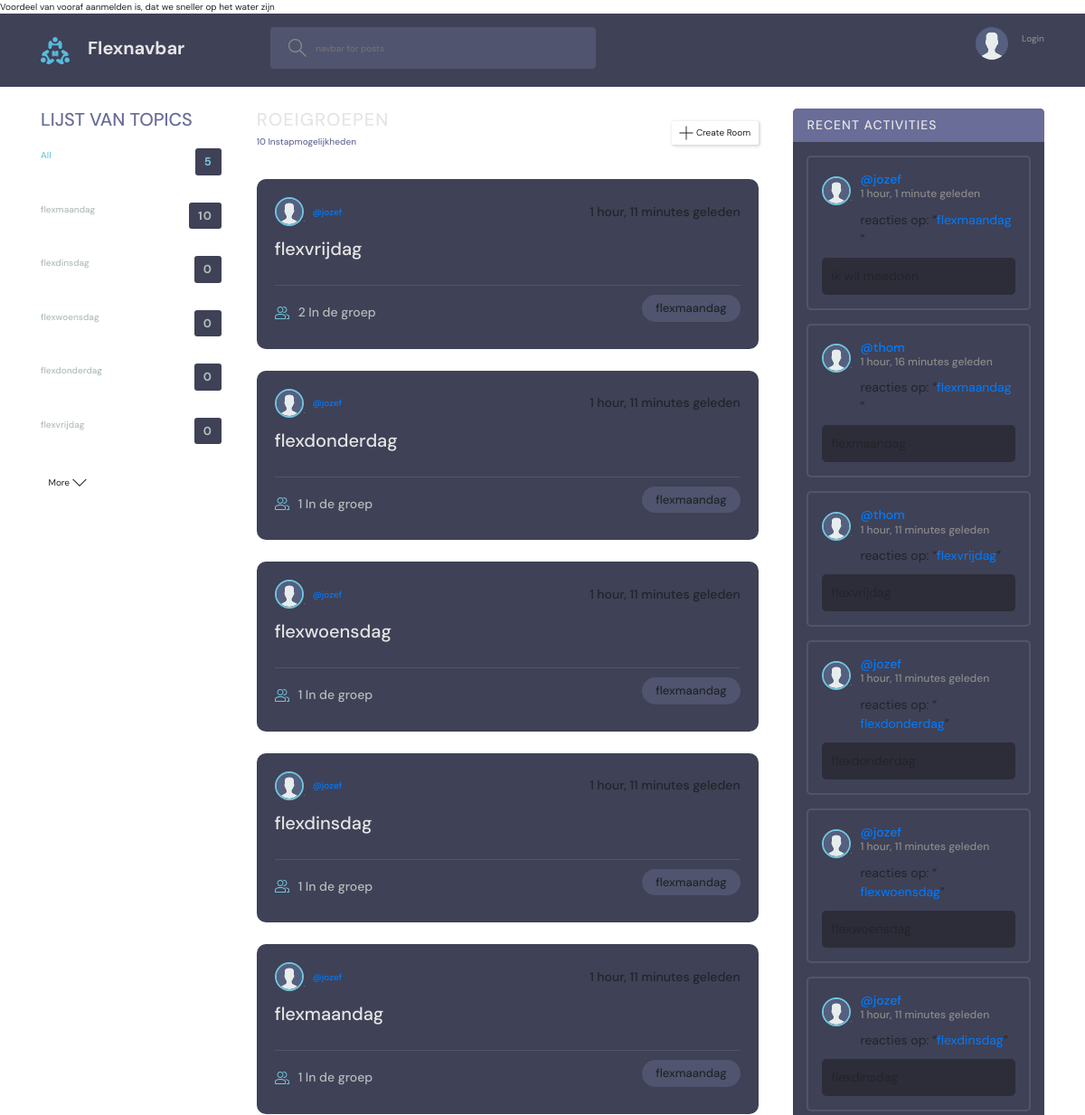
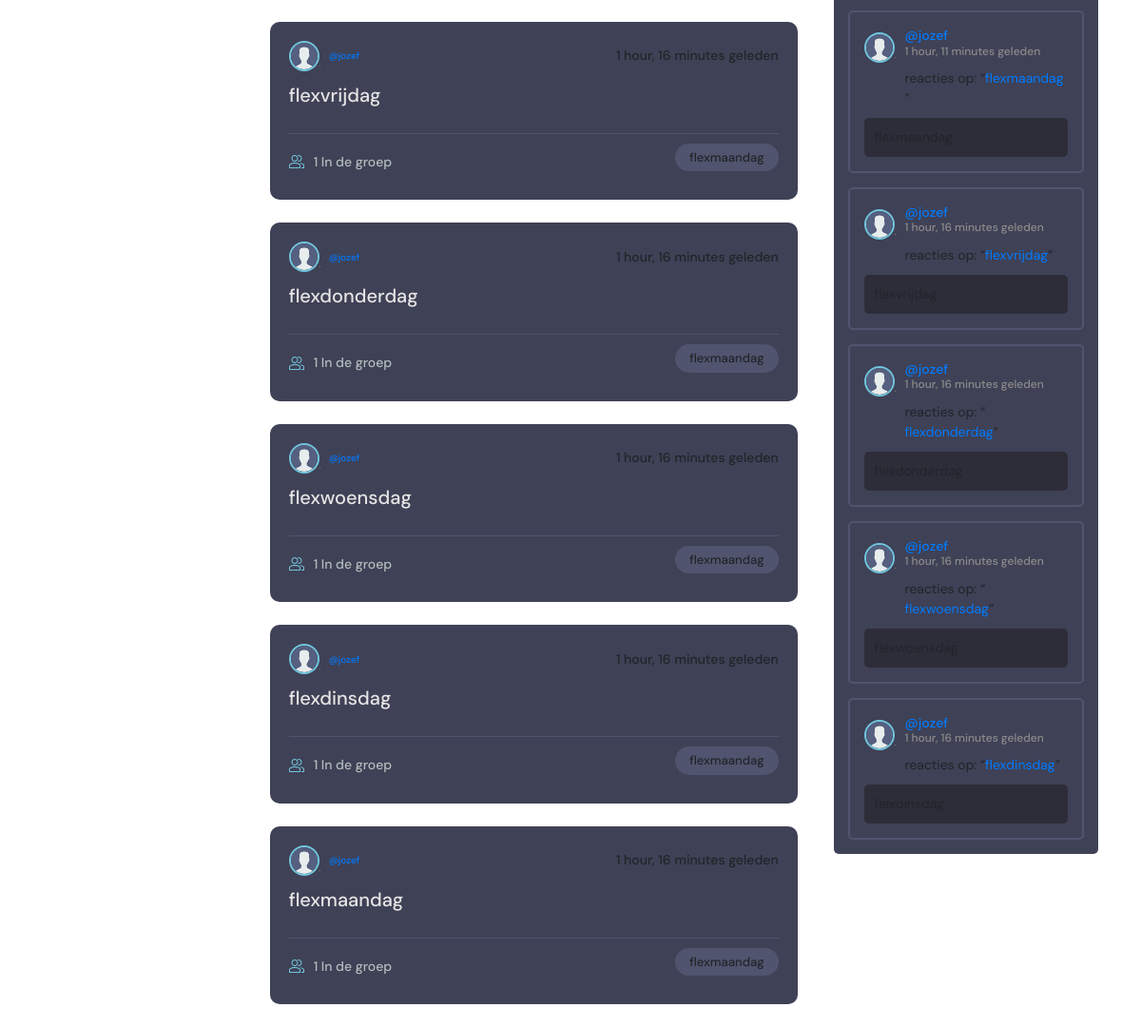
The page / on the database its author committed (2 pictures, top to bottom).
### beatrix/models.py (models this page shows, shortened)
class Topic(models.Model):
    name = models.CharField(max_length=200)

class Room(models.Model):
    host = models.ForeignKey(User, on_delete=models.SET_NULL, null=True)
    topic = models.ForeignKey(Topic, on_delete=models.SET_NULL, null=True)
    name = models.CharField(max_length=200)
    description = models.TextField(null=True, blank=True) # database field (can Empty), form field (can Empty)
    participants = models.ManyToManyField(User, related_name='participant', blank=True)
    updated = models.DateTimeField(auto_now=True) # everytime save (or updated) the field
    created = models.DateTimeField(auto_now_add=True) # first time created the field
    class Meta:
        ordering = ['-updated', '-created'] # ('-' for reverse the order)
    def __str__(self):
        return self.name

class User(AbstractUser):
    name = models.CharField(max_length=200, null=True)
    email = models.EmailField(unique=True, null=True)
    bio = models.TextField(null=True)
    avatar = models.ImageField(null=True, default="avatar.svg")

class Message(models.Model):
    user = models.ForeignKey(User, on_delete=models.CASCADE)
    room = models.ForeignKey(Room, on_delete=models.CASCADE) # when room delete, delete all chiled messages
    body = models.TextField()
    updated = models.DateTimeField(auto_now=True)
    created = models.DateTimeField(auto_now_add=True)
    class Meta:
        ordering = ['-updated', '-created']

### beatrix/views.py (the view)
# urls.py: path('', home, name='home'),
def home(request):
    q = request.GET.get('q') if request.GET.get('q') != None else ''
    rooms = Room.objects. all().filter(
        Q(topic__name__icontains = q) |
        Q(name__icontains = q) |
        Q(description__icontains = q)
        ) # search
    topcs = Topic.objects.all()
    room_count = rooms.count()
    room_messages = Message.objects.filter(Q(room__topic__name__icontains=q))
    context = {
        'rooms': rooms,
        'topics': topcs,
        'room_count': room_count,
        'room_messages': room_messages
        }
    return render(request, 'beatrix/home.html', context)

### beatrix/templates/beatrix/home.html (shortened to what this page needs)
{% extends 'base.html' %}
{% block content %}
<main class="layout layout--3">
  <div class="container">
    {% include 'beatrix/topics_component.html' %}
    <div class="roomList">
      <div class="roomList__header">
        <div>
          <h2>Roeigroepen</h2>
          <p>{{room_count}} Instapmogelijkheden </p>
        </div>
        <a class="btn btn--main" href="{% url 'create-room' %}">
          <svg version="1.1" xmlns="http://www.w3.org/2000/svg" width="32" height="32" viewBox="0 0 32 32">
            <title>add</title>
            <path
              d="M16.943 0.943h-1.885v14.115h-14.115v1.885h14.115v14.115h1.885v-14.115h14.115v-1.885h-14.115v-14.115z">
            </path>
          </svg>
          Create Room
        </a>
      </div>
      {% include 'beatrix/feed_component.html' %}
    </div>
    {% include 'beatrix/activity_component.html' %}
  </div>
</main>
{% endblock %}

### beatrix/templates/beatrix/topics_component.html
<div class="topics">
    <div class="topics__header">
        <h2>Lijst van Topics</h2>
    </div>
    <ul class="topics__list">
        <li>
            <a href="{% url 'home' %}" class="active">All <span>{{topics.count}}</span></a>
        </li>
        {% for topic in topics %}
        <li>
            <a href="{% url 'home' %}?q={{topic.name}}">{{topic.name}}<span>{{topic.room_set.all.count}}</span></a>
        </li>
        {% endfor %}
    </ul>
    <a class="btn btn--link" href="{% url 'topics' %}">
        More
        <svg version="1.1" xmlns="http://www.w3.org/2000/svg" width="32" height="32" viewBox="0 0 32 32">
            <title>chevron-down</title>
            <path d="M16 21l-13-13h-3l16 16 16-16h-3l-13 13z"></path>
        </svg>
    </a>
</div>

### beatrix/templates/beatrix/feed_component.html (shortened to what this page needs)
{% for room in rooms %}
<div class="roomListRoom">
    <div class="roomListRoom__header">
        <a href="{% url 'user-profile' room.host.id %}" class="roomListRoom__author">
            <div class="avatar avatar--small">
                <img src="{{room.host.avatar.url}}" />
            </div>
            <span>@{{room.host.username}}</span>
        </a>
        <div class="roomListRoom__actions">
            <span>{{room.created|timesince}} geleden</span>
        </div>
    </div>
    <div class="roomListRoom__content">
        <a href="{% url 'room' room.id %}">{{room.name}}</a>
    </div>
    <div class="roomListRoom__meta">
        <a href="{% url 'room' room.id %}" class="roomListRoom__joined">
            {{room.participants.all.count}} In de groep
        </a>
        <p class="roomListRoom__topic">{{room.topic.name}}</p>
    </div>
</div>
{% endfor %}

### beatrix/templates/beatrix/activity_component.html (shortened to what this page needs)
<div class="activities">
    <div class="activities__header">
        <h2>Recent Activities</h2>
    </div>
    {% for message in room_messages %}
    <div class="activities__box">
        <div class="activities__boxHeader roomListRoom__header">
            <a href="{% url 'user-profile' message.user.id %}" class="roomListRoom__author">
                <div class="avatar avatar--small">
                    <img src="{{message.user.avatar.url}}" />
                </div>
                <p>
                    @{{message.user.username}}
                    <span>{{message.created|timesince}} geleden</span>
                </p>
            </a>
        </div>
        <div class="activities__boxContent">
            <p>reacties op: “<a href="{% url 'room' message.room.id %}">{{message.room}}</a>”</p>
            <div class="activities__boxRoomContent">{{message.body}}</div>
        </div>
    </div>
    {% endfor %}
</div>

### rows shown on the page
Topic: name "flexmaandag", room_set.all.count "10"
Topic: name "flexdinsdag", room_set.all.count "0"
Topic: name "flexwoensdag", room_set.all.count "0"
Topic: name "flexdonderdag", room_set.all.count "0"
Topic: name "flexvrijdag", room_set.all.count "0"
Room: host.avatar (placeholder picture), host.username "jozef", created "1 hour, 11 minutes", name "flexvrijdag", participants.all.count "2", topic.name "flexmaandag"
Room: host.avatar (placeholder picture), host.username "jozef", created "1 hour, 11 minutes", name "flexdonderdag", participants.all.count "1", topic.name "flexmaandag"
Room: host.avatar (placeholder picture), host.username "jozef", created "1 hour, 11 minutes", name "flexwoensdag", participants.all.count "1", topic.name "flexmaandag"
Room: host.avatar (placeholder picture), host.username "jozef", created "1 hour, 11 minutes", name "flexdinsdag", participants.all.count "1", topic.name "flexmaandag"
Room: host.avatar (placeholder picture), host.username "jozef", created "1 hour, 11 minutes", name "flexmaandag", participants.all.count "1", topic.name "flexmaandag"
Room: host.avatar (placeholder picture), host.username "jozef", created "1 hour, 16 minutes", name "flexvrijdag", participants.all.count "1", topic.name "flexmaandag"
Room: host.avatar (placeholder picture), host.username "jozef", created "1 hour, 16 minutes", name "flexdonderdag", participants.all.count "1", topic.name "flexmaandag"
Room: host.avatar (placeholder picture), host.username "jozef", created "1 hour, 16 minutes", name "flexwoensdag", participants.all.count "1", topic.name "flexmaandag"
Room: host.avatar (placeholder picture), host.username "jozef", created "1 hour, 16 minutes", name "flexdinsdag", participants.all.count "1", topic.name "flexmaandag"
Room: host.avatar (placeholder picture), host.username "jozef", created "1 hour, 16 minutes", name "flexmaandag", participants.all.count "1", topic.name "flexmaandag"
Message: user.avatar (placeholder picture), user.username "jozef", created "1 hour, 1 minute", room "flexmaandag"
Message: user.avatar (placeholder picture), user.username "thom", created "1 hour, 16 minutes", room "flexmaandag"
Message: user.avatar (placeholder picture), user.username "thom", created "1 hour, 11 minutes", room "flexvrijdag"
Message: user.avatar (placeholder picture), user.username "jozef", created "1 hour, 11 minutes", room "flexdonderdag"
Message: user.avatar (placeholder picture), user.username "jozef", created "1 hour, 11 minutes", room "flexwoensdag"
Message: user.avatar (placeholder picture), user.username "jozef", created "1 hour, 11 minutes", room "flexdinsdag"
Message: user.avatar (placeholder picture), user.username "jozef", created "1 hour, 11 minutes", room "flexmaandag"
Message: user.avatar (placeholder picture), user.username "jozef", created "1 hour, 16 minutes", room "flexvrijdag"
Message: user.avatar (placeholder picture), user.username "jozef", created "1 hour, 16 minutes", room "flexdonderdag"
Message: user.avatar (placeholder picture), user.username "jozef", created "1 hour, 16 minutes", room "flexwoensdag"
Message: user.avatar (placeholder picture), user.username "jozef", created "1 hour, 16 minutes", room "flexdinsdag"

### other values the page prints
{{ topics.count }} "5"
{{ room_count }} "10"
